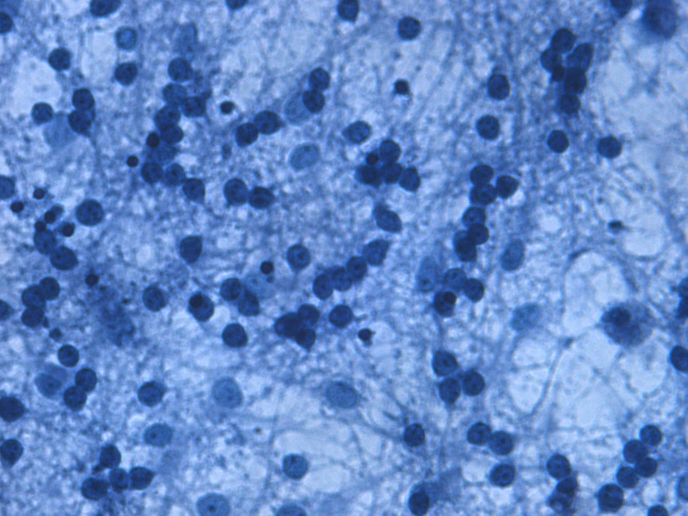
#> input picture Original_images/Original image (100).png, 1376 x 1032 px, given as the content of the folder ../Original_images/Original image (100).png, which was not available (shown at 1/2 size)
$ python -i augmentation.py   (imports and definitions only)
#> lines starting #> are read from the running program, lines starting #| are printed output that depends on the picture; pictures that were not available may be replaced by others from this repository, and a replacement may not be noted
import os
import numpy as np
from skimage.io import imread, imsave
from skimage.transform import rotate
from skimage import img_as_ubyte


def augmentation_img(mode, image):
    if mode == 'rotate+90':
        image_aug = rotate(image, angle=90)
    elif mode == 'rotate-90':
        image_aug = rotate(image, angle=-90)
    elif mode == 'rotate+180':
        image_aug = rotate(image, angle=180)
    elif mode == 'left_right':
        image_aug = np.fliplr(image)
    elif mode == 'up_down':
        image_aug = np.flipud(image)
    else:
        raise Exception(f'Incorrect mode: {mode}')
    return image_aug


def run_aug(path):
    files_list = os.listdir(path)
    for file_name in files_list:
        image = imread(path + '\\' + file_name)
#> image is the input picture: shape (1032, 1376, 3); mean R, G, B 99.5, 136.4, 199.4
        for mode in ['rotate+90', 'rotate-90', 'rotate+180', 'left_right', 'up_down']:
            image_aug = augmentation_img(mode=mode, image=image)
            file_name_save = file_name.split('.')[0] + f'_{mode}' + '.' + file_name.split('.')[1]
            print(file_name_save)
            imsave(path + '\\' + file_name_save, img_as_ubyte(image_aug), check_contrast=False)
#> this loop made 5 passes
#> pass 1, in augmentation_img, `image_aug = rotate(image, angle=90)`:
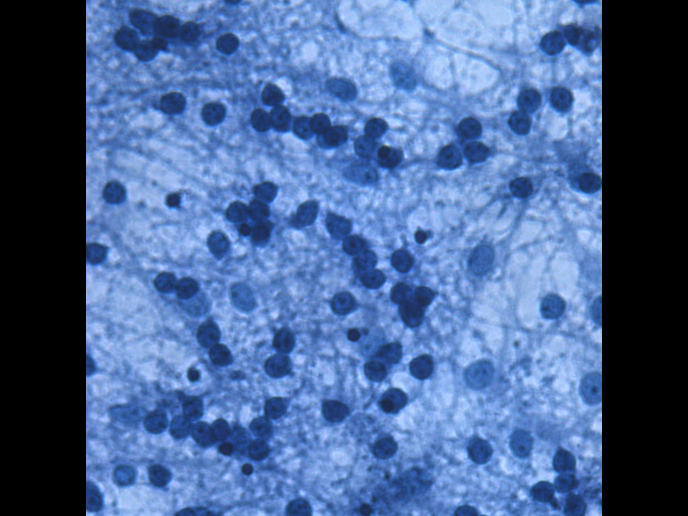
#> image_aug: shape (1032, 1376, 3) float64 (shown at 1/2 size); mean R, G, B 0.29, 0.399, 0.586
#> pass 2, in augmentation_img (call 2), `image_aug = rotate(image, angle=-90)`:
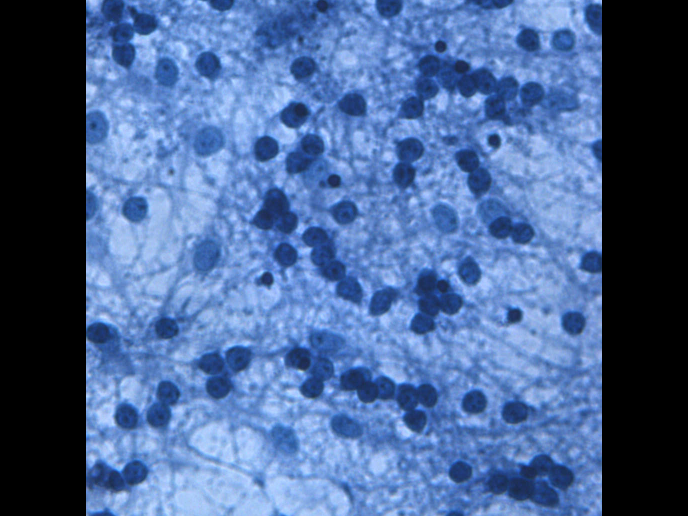
#> image_aug: shape (1032, 1376, 3) float64 (shown at 1/2 size); mean R, G, B 0.29, 0.399, 0.586
#> after the loop:
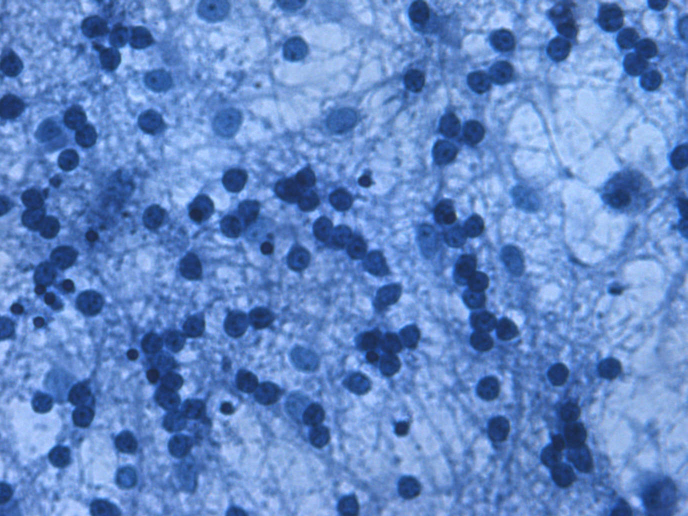
#> image_aug: shape (1032, 1376, 3) (shown at 1/2 size); mean R, G, B 99.5, 136.4, 199.4


# [5 lines not run here, left out]

>>> result = run_aug('../Original_images/Original image (100).png')

$ run again, on Original_images/Original image (102).png
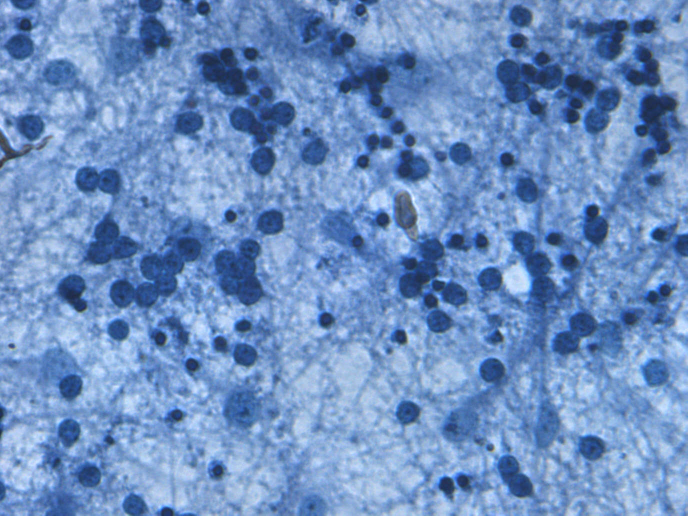
#> input picture Original_images/Original image (102).png, 1376 x 1032 px, given as the content of the folder ../Original_images/Original image (102).png, which was not available (shown at 1/2 size)
#> in run_aug, image is the input picture: shape (1032, 1376, 3); mean R, G, B 110.1, 144.1, 194.7
#> the loop in run_aug, `for mode in ['rotate+90', 'rotate-90', 'rotate+180', 'left_right', 'up..` made 5 passes
#> pass 1, in augmentation_img, `image_aug = rotate(image, angle=90)`:
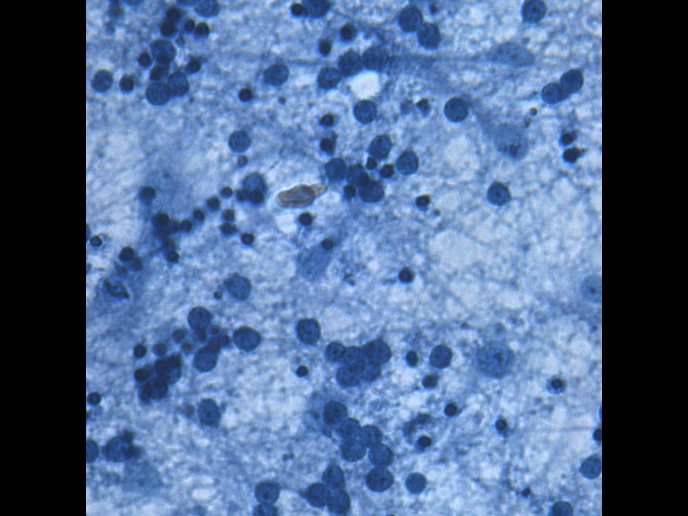
#> image_aug: shape (1032, 1376, 3) float64 (shown at 1/2 size); mean R, G, B 0.319, 0.42, 0.57
#> after the loop in run_aug, `for mode in ['rotate+90', 'rotate-90', 'rotate+180', 'left_right', 'up..`:
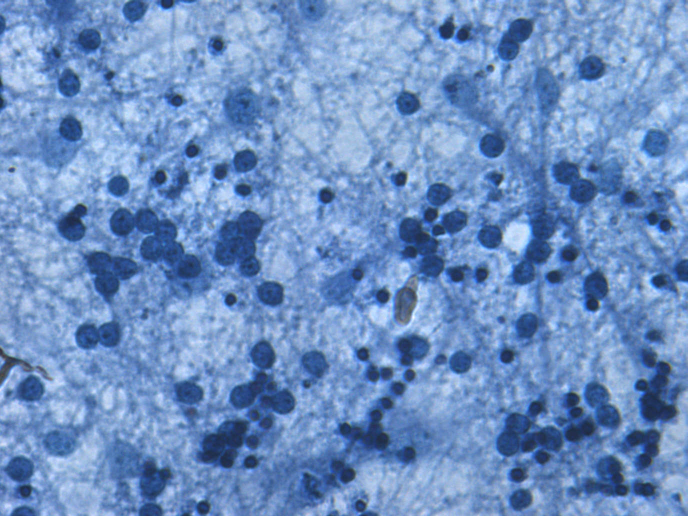
#> image_aug: shape (1032, 1376, 3) (shown at 1/2 size); mean R, G, B 110.1, 144.1, 194.7

$ run again, on Original_images/Original image (103).png
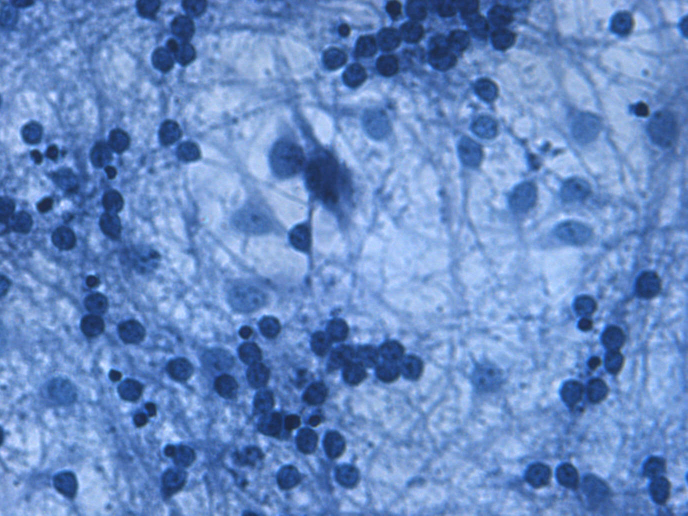
#> input picture Original_images/Original image (103).png, 1376 x 1032 px, given as the content of the folder ../Original_images/Original image (103).png, which was not available (shown at 1/2 size)
#> in run_aug, image is the input picture: shape (1032, 1376, 3); mean R, G, B 104.6, 139.2, 197.2
#> the loop in run_aug, `for mode in ['rotate+90', 'rotate-90', 'rotate+180', 'left_right', 'up..` made 5 passes
#> pass 1, in augmentation_img, `image_aug = rotate(image, angle=90)`:
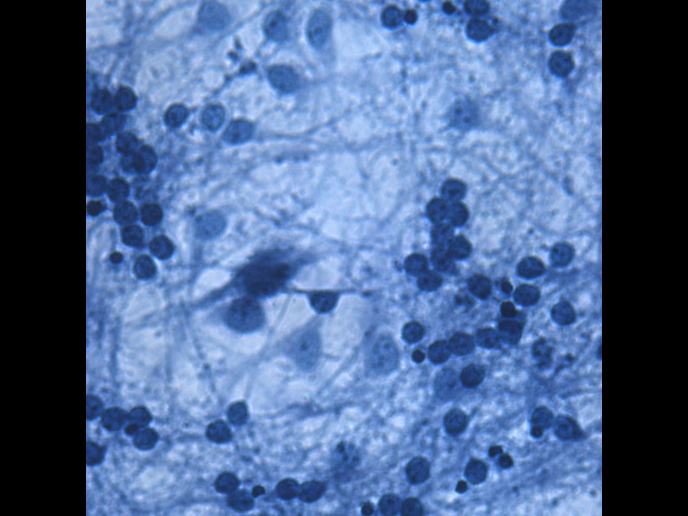
#> image_aug: shape (1032, 1376, 3) float64 (shown at 1/2 size); mean R, G, B 0.309, 0.41, 0.58
#> after the loop in run_aug, `for mode in ['rotate+90', 'rotate-90', 'rotate+180', 'left_right', 'up..`:
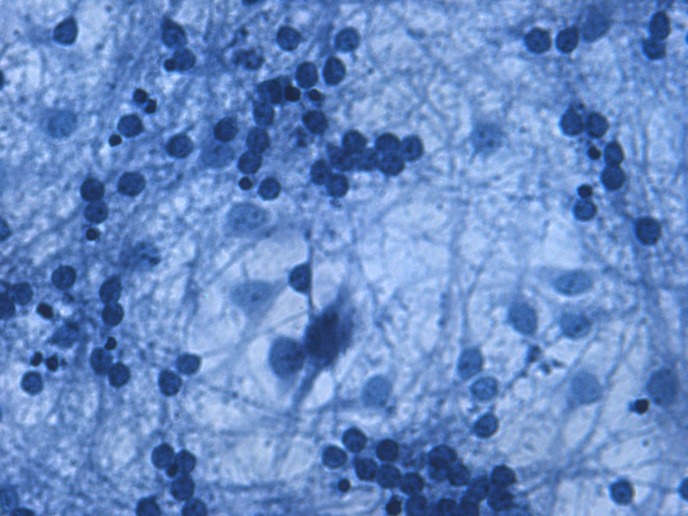
#> image_aug: shape (1032, 1376, 3) (shown at 1/2 size); mean R, G, B 104.6, 139.2, 197.2

$ run again, on Original_images/Original image (105).png
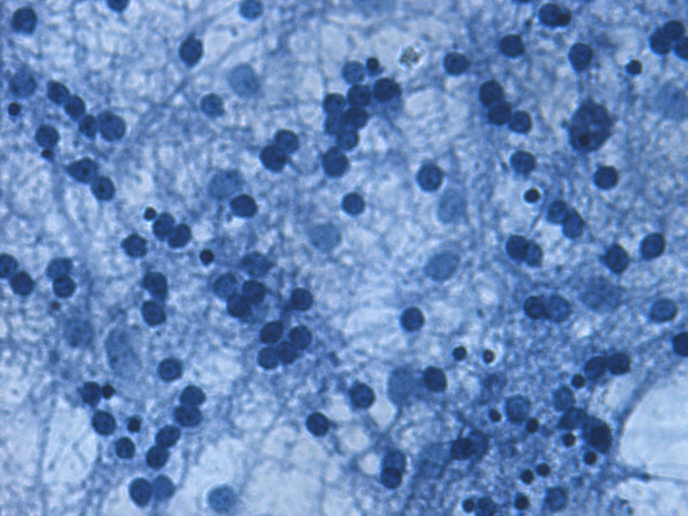
#> input picture Original_images/Original image (105).png, 1376 x 1032 px, given as the content of the folder ../Original_images/Original image (105).png, which was not available (shown at 1/2 size)
#> in run_aug, image is the input picture: shape (1032, 1376, 3); mean R, G, B 106.1, 138.9, 189.4
#> the loop in run_aug, `for mode in ['rotate+90', 'rotate-90', 'rotate+180', 'left_right', 'up..` made 5 passes
#> pass 1, in augmentation_img, `image_aug = rotate(image, angle=90)`:
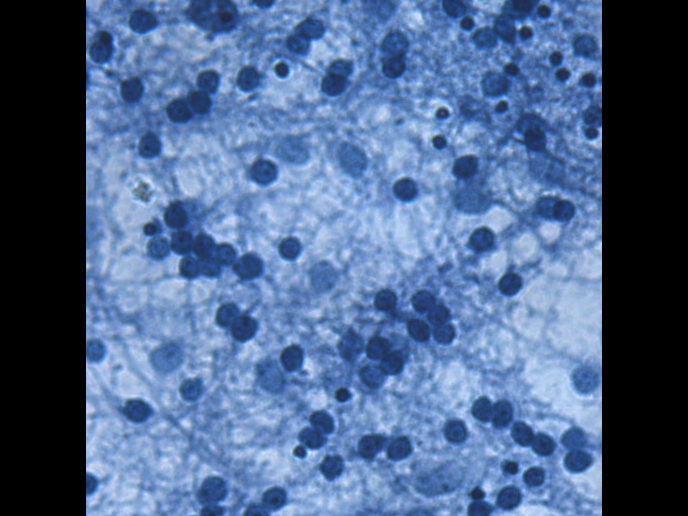
#> image_aug: shape (1032, 1376, 3) float64 (shown at 1/2 size); mean R, G, B 0.306, 0.403, 0.553
#> after the loop in run_aug, `for mode in ['rotate+90', 'rotate-90', 'rotate+180', 'left_right', 'up..`:
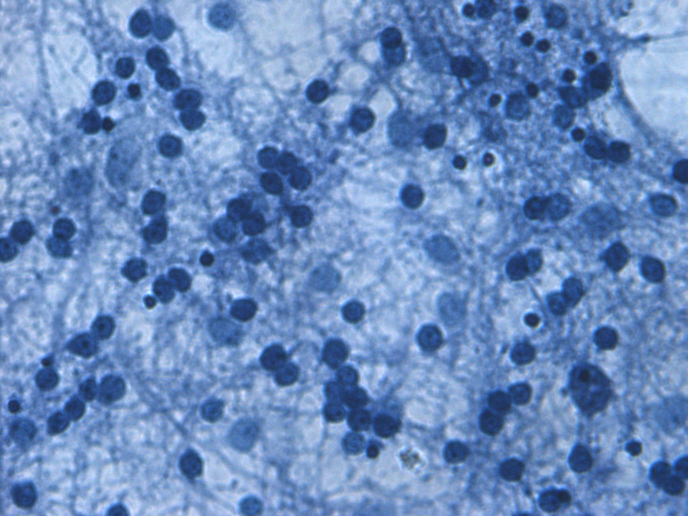
#> image_aug: shape (1032, 1376, 3) (shown at 1/2 size); mean R, G, B 106.1, 138.9, 189.4
